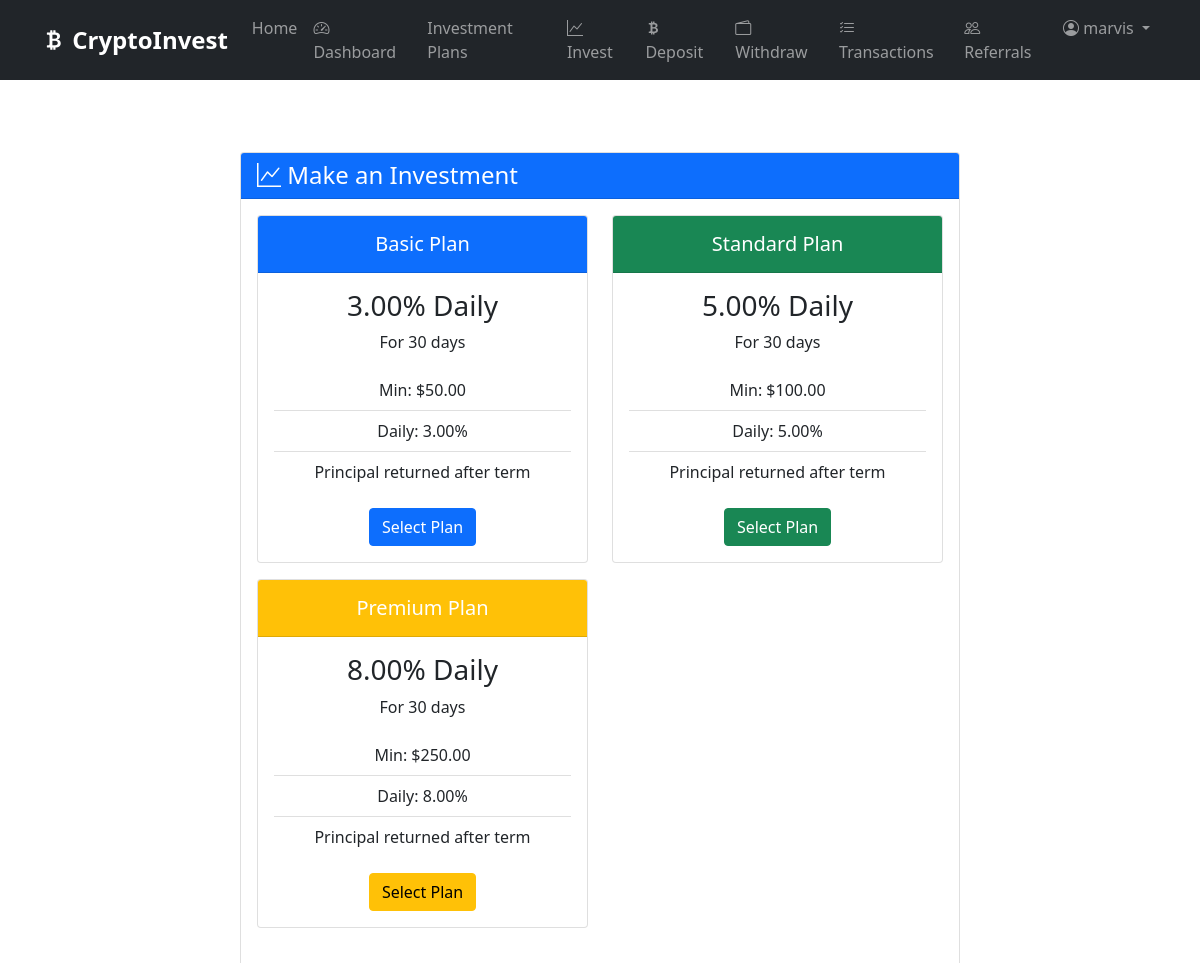
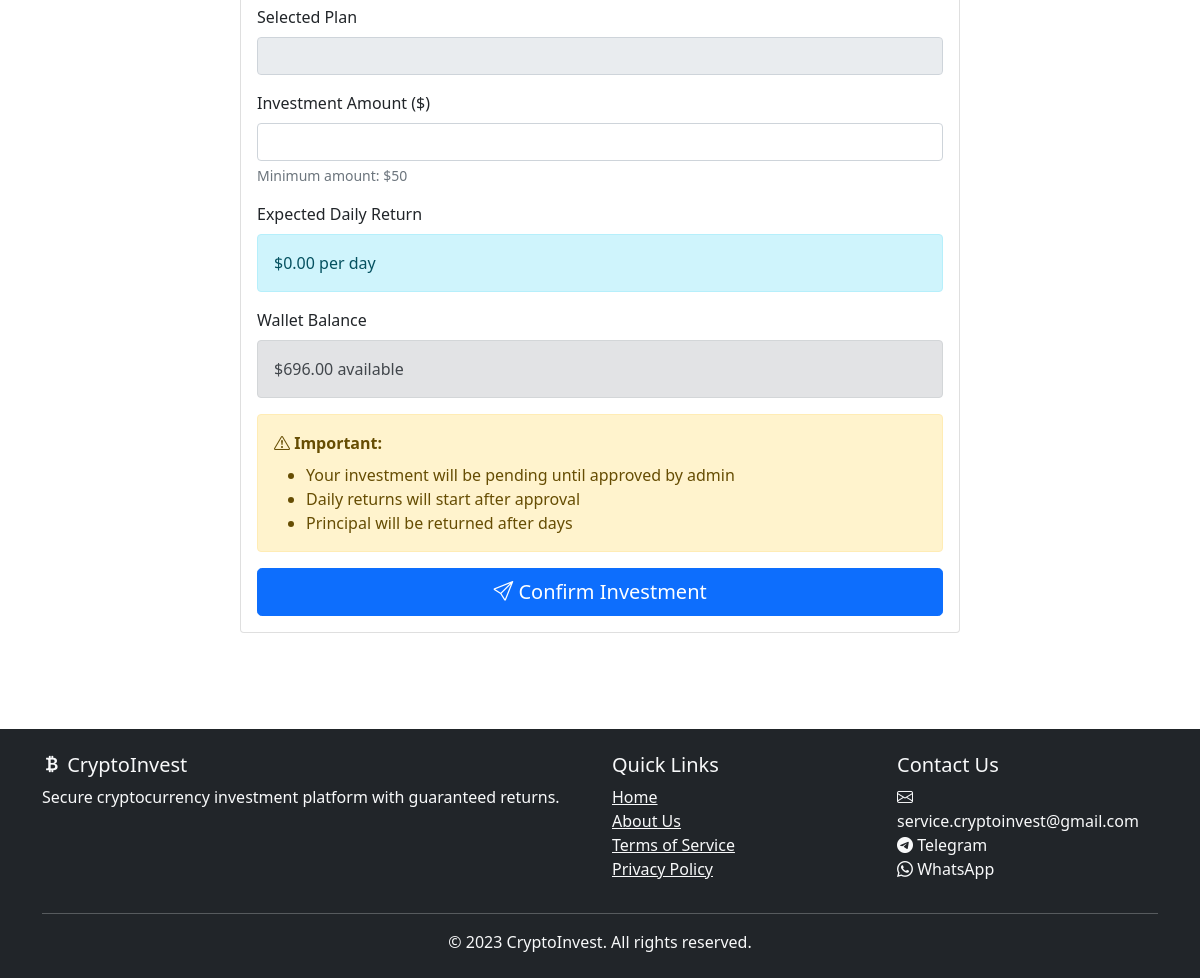
The app's page /invest/ (signed in) with its own data (2 pictures, top to bottom).
### investment_app/models.py (models this page shows, shortened)
class InvestmentPlan(models.Model):
    PLAN_CHOICES = (
        ('basic', 'Basic Plan'),
        ('standard', 'Standard Plan'),
        ('premium', 'Premium Plan'),
    )
    name = models.CharField(max_length=100, choices=PLAN_CHOICES, unique=True)
    daily_return = models.DecimalField(max_digits=5, decimal_places=2)  # in percentage
    min_deposit = models.DecimalField(max_digits=10, decimal_places=2)
    duration_days = models.IntegerField(default=30)
    is_active = models.BooleanField(default=True)
    description = models.TextField(blank=True, null=True)
    class Meta:
        ordering = ['min_deposit']

class UserProfile(models.Model):
    user = models.OneToOneField(User, on_delete=models.CASCADE)
    referral_code = models.UUIDField(default=uuid.uuid4, editable=False, unique=True)
    total_earnings = models.DecimalField(max_digits=15, decimal_places=2, default=Decimal('0.00'))
    today_earnings = models.DecimalField(max_digits=15, decimal_places=2, default=Decimal('0.00'))
    weekly_earnings = models.DecimalField(max_digits=15, decimal_places=2, default=Decimal('0.00'))
    total_referral_bonus = models.DecimalField(max_digits=15, decimal_places=2, default=Decimal('0.00'))
    wallet_balance = models.DecimalField(max_digits=15, decimal_places=2, default=Decimal('0.00'))
    phone_number = models.CharField(max_length=20, blank=True, null=True)
    country = models.CharField(max_length=100, blank=True, null=True)
    profile_picture = models.ImageField(upload_to='profile_pictures/', blank=True, null=True)
    User.add_to_class('referrals',
        models.ManyToManyField('self',
            symmetrical=False,
            related_name='referrers',
            blank=True
        )
    )

### investment_app/views.py (the view, shortened to what this page needs)
# urls.py: path('invest/', views.invest, name='invest'),
@login_required
def invest(request):
    plans = InvestmentPlan.objects.filter(is_active=True)
    return render(request, 'investment_app/invest.html', {'plans': plans})

### investment_app/templates/investment_app/invest.html (shortened to what this page needs)
{% extends 'investment_app/base.html' %}
{% block content %}
<div class="container py-5">
    <div class="row justify-content-center">
        <div class="col-md-8">
            <div class="card">
                <div class="card-header bg-primary text-white">
                    <h4 class="mb-0"><i class="bi bi-graph-up"></i> Make an Investment</h4>
                </div>
                <div class="card-body">
                    {% if plans %}
                    <div class="row mb-4">
                        {% for plan in plans %}
                        <div class="col-md-6 mb-3">
                            <div class="card investment-card h-100">
                                <div class="card-header text-white text-center
                                    {% if plan.name == 'basic' %}bg-primary
                                    {% elif plan.name == 'standard' %}bg-success
                                    {% else %}bg-warning{% endif %}">
                                    <h5 class="my-2">{{ plan.get_name_display }}</h5>
                                </div>
                                <div class="card-body text-center">
                                    <h3 class="card-title">{{ plan.daily_return }}% Daily</h3>
                                    <p class="card-text">For {{ plan.duration_days }} days</p>
                                    <ul class="list-group list-group-flush mb-3">
                                        <li class="list-group-item">Min: ${{ plan.min_deposit }}</li>
                                        <li class="list-group-item">Daily: {{ plan.daily_return }}%</li>
                                        <li class="list-group-item">Principal returned after term</li>
                                    </ul>
                                    <button type="button" class="btn
                                        {% if plan.name == 'basic' %}btn-primary
                                        {% elif plan.name == 'standard' %}btn-success
                                        {% else %}btn-warning{% endif %} select-plan"
                                        data-plan-id="{{ plan.id }}"
                                        data-plan-name="{{ plan.get_name_display }}"
                                        data-min-deposit="{{ plan.min_deposit }}"
                                        data-daily-return="{{ plan.daily_return }}">
                                        Select Plan
                                    </button>
                                </div>
                            </div>
                        </div>
                        {% endfor %}
                    </div>
                    <form method="post" id="investmentForm">
                        <div class="mb-3">
                            <label for="selectedPlan" class="form-label">Selected Plan</label>
                            <input type="text" class="form-control" id="selectedPlan" readonly>
                        </div>
                        <div class="mb-3">
                            <label for="amount" class="form-label">Investment Amount ($)</label>
                            <input type="number" class="form-control" id="amount" name="amount" min="50" step="0.01" required>
                            <div class="form-text">Minimum amount: $<span id="minAmount">50</span></div>
                        </div>
                        <div class="mb-3">
                            <label class="form-label">Expected Daily Return</label>
                            <div class="alert alert-info">
                                $<span id="dailyReturn">0.00</span> per day
                            </div>
                        </div>
                        <div class="mb-3">
                            <label class="form-label">Wallet Balance</label>
                            <div class="alert alert-secondary">
                                ${{ user.userprofile.wallet_balance|floatformat:2 }} available
                            </div>
                        </div>
                        <div class="alert alert-warning">
                            <i class="bi bi-exclamation-triangle"></i>
                            <strong>Important:</strong>
                            <ul class="mb-0 mt-2">
                                <li>Your investment will be pending until approved by admin</li>
                                <li>Daily returns will start after approval</li>
                                <li>Principal will be returned after {{ plan.duration_days }} days</li>
                            </ul>
                        </div>
                        <div class="d-grid">
                            <button type="submit" class="btn btn-primary btn-lg">
                                <i class="bi bi-send"></i> Confirm Investment
                            </button>
                        </div>
                    </form>
                    {% else %}
                    <div class="text-center py-4">
                        <i class="bi bi-inbox" style="font-size: 3rem; color: #ccc;"></i>
                        <p class="mt-3 text-muted">No investment plans are currently available.</p>
                        <a href="{% url 'investment_plans' %}" class="btn btn-primary">View Plans</a>
                    </div>
                    {% endif %}
                </div>
            </div>
        </div>
    </div>
</div>
{% endblock %}

### investment_app/templates/investment_app/base.html (shortened to what this page needs)
<!DOCTYPE html>
<html lang="en">
<head>
    <link href="https://cdn.jsdelivr.net/npm/bootstrap@5.1.3/dist/css/bootstrap.min.css" rel="stylesheet">
    <link rel="stylesheet" href="https://cdn.jsdelivr.net/npm/bootstrap-icons@1.8.1/font/bootstrap-icons.css">
</head>
<body>
    <nav class="navbar navbar-expand-lg navbar-dark bg-dark">
        <div class="container">
            <a class="navbar-brand" href="{% url 'index' %}">
                <i class="bi bi-currency-bitcoin"></i> CryptoInvest
            </a>
            <div class="collapse navbar-collapse" id="navbarNav">
                <ul class="navbar-nav ms-auto">
                    {% if user.is_authenticated %}
                    <li class="nav-item">
                        <a class="nav-link" href="{% url 'home' %}">Home</a>
                    </li>
                    <li class="nav-item">
                        <a class="nav-link" href="{% url 'dashboard' %}">
                            <i class="bi bi-speedometer2"></i> Dashboard
                        </a>
                    </li>
                    <li class="nav-item">
                        <a class="nav-link" href="{% url 'investment_plans' %}">Investment Plans</a>
                    </li>
                    <li class="nav-item">
                        <a class="nav-link" href="{% url 'invest' %}">
                            <i class="bi bi-graph-up"></i> Invest
                        </a>
                    </li>
                    <li class="nav-item">
                        <a class="nav-link" href="{% url 'deposit' %}">
                            <i class="bi bi-currency-bitcoin"></i> Deposit
                        </a>
                    </li>
                    <li class="nav-item">
                        <a class="nav-link" href="{% url 'withdraw' %}">
                            <i class="bi bi-wallet2"></i> Withdraw
                        </a>
                    </li>
                    <li class="nav-item">
                        <a class="nav-link" href="{% url 'transactions' %}">
                            <i class="bi bi-list-check"></i> Transactions
                        </a>
                    </li>
                    <li class="nav-item">
                        <a class="nav-link" href="{% url 'referrals' %}">
                            <i class="bi bi-people"></i> Referrals
                        </a>
                    </li>
                    <li class="nav-item dropdown">
                        <a class="nav-link dropdown-toggle" href="#" id="navbarDropdown" role="button" data-bs-toggle="dropdown">
                            <i class="bi bi-person-circle"></i> {{ user.username }}
                        </a>
                    </li>
                    {% endif %}
                </ul>
            </div>
        </div>
    </nav>
    <div class="container mt-4">
        {% block content %}
        {% endblock %}
    </div>
    <footer class="bg-dark text-light mt-5 py-4">
        <div class="container">
            <div class="row">
                <div class="col-md-6">
                    <h5><i class="bi bi-currency-bitcoin"></i> CryptoInvest</h5>
                    <p>Secure cryptocurrency investment platform with guaranteed returns.</p>
                </div>
                <div class="col-md-3">
                    <h5>Quick Links</h5>
                    <ul class="list-unstyled">
                        <li><a href="{% url 'index' %}" class="text-light">Home</a></li>
                        <li><a href="{% url 'about' %}" class="text-light">About Us</a></li>
                        <li><a href="{% url 'terms' %}" class="text-light">Terms of Service</a></li>
                        <li><a href="{% url 'privacy' %}" class="text-light">Privacy Policy</a></li>
                    </ul>
                </div>
                <div class="col-md-3">
                    <h5>Contact Us</h5>
                    <ul class="list-unstyled">
                        <li><i class="bi bi-envelope"></i> service.cryptoinvest@gmail.com</li>
                        <li><i class="bi bi-telegram"></i> Telegram</li>
                        <li><i class="bi bi-whatsapp"></i> WhatsApp</li>
                    </ul>
                </div>
            </div>
            <hr>
            <p class="text-center mb-0">© 2023 CryptoInvest. All rights reserved.</p>
        </div>
    </footer>
</body>
</html>

### investment_app/templates/investment_app/base.html (style rules this page uses)
.investment-card { transition: transform 0.3s; }
.navbar-brand { font-weight: bold; font-size: 1.5rem; }

### investment_app/templates/investment_app/invest.html (style rules this page uses)
.investment-card { transition: transform 0.3s; }

### records on screen
InvestmentPlan: name "Basic Plan", daily_return "3.00", duration_days "30", min_deposit "50.00"
InvestmentPlan: name "Standard Plan", daily_return "5.00", duration_days "30", min_deposit "100.00"
InvestmentPlan: name "Premium Plan", daily_return "8.00", duration_days "30", min_deposit "250.00"

### other values on screen
{{ user.username }} "marvis"
{{ user.userprofile.wallet_balance|floatformat:2 }} "696.00"
